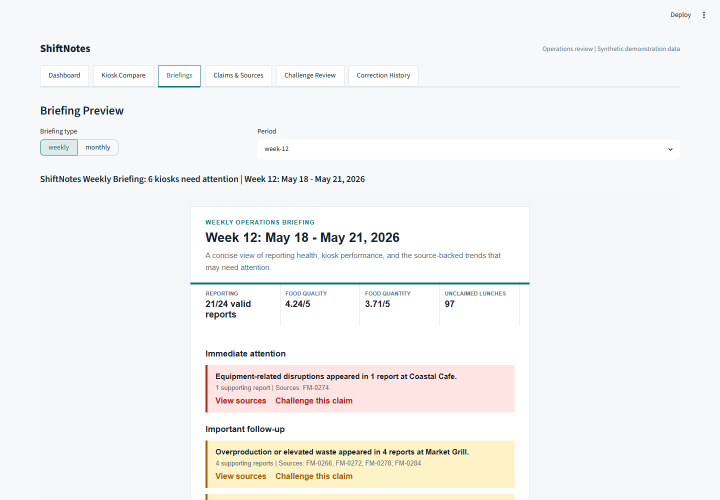
#> input picture docs/demo/briefing.png, 1440 x 1000 px (shown at 1/2 size); its folder holds 5 pictures in this run
$ python make_demo_gif.py
#> lines starting #> are read from the running program, lines starting #| are printed output that depends on the picture
"""Create a small animated overview from real captured UI stages."""

from pathlib import Path

from PIL import Image


ROOT = Path(__file__).resolve().parents[1]
MEDIA = ROOT / "docs" / "demo"
STAGES = ("briefing", "dashboard", "trends", "comparison", "sources", "correction")


def main():
    frames = []
    for stage in STAGES:
        with Image.open(MEDIA / f"{stage}.png") as source:
#> source is the input picture: PIL image 1440x1000 RGB; mean R, G, B 243.9, 244.1, 242.8
            width = 1080
            frame = source.convert("RGB").resize(
                (width, round(source.height * width / source.width)),
                Image.Resampling.LANCZOS,
            )
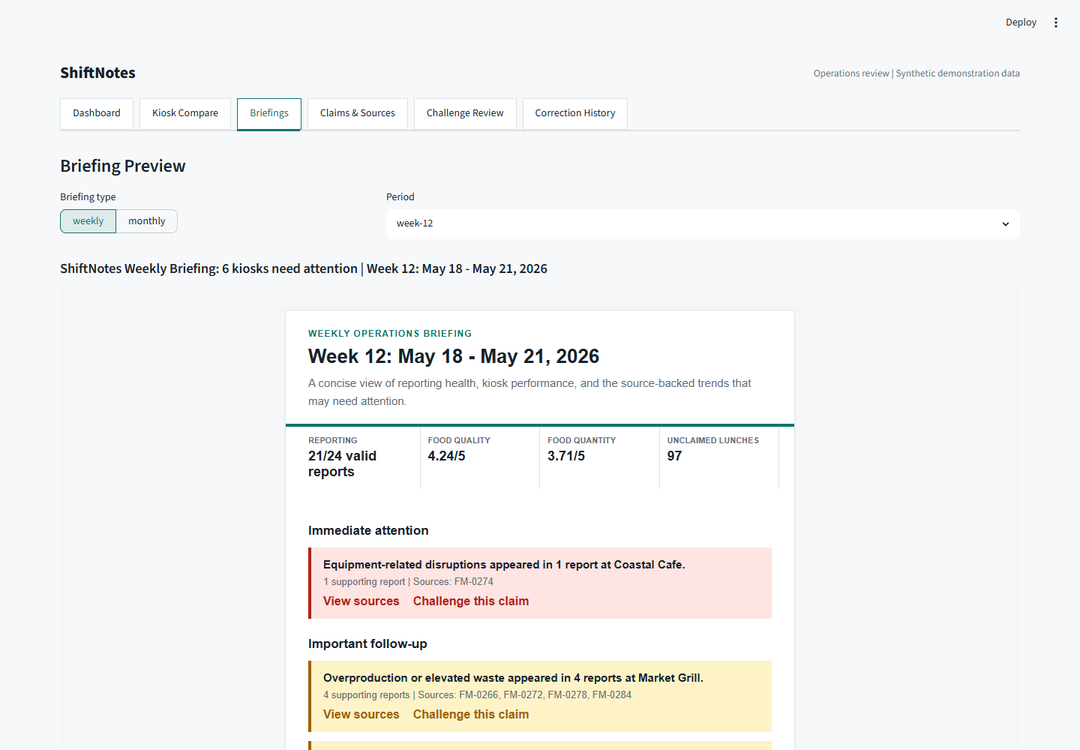
#> frame: PIL image 1080x750 RGB; mean R, G, B 243.7, 244, 242.7
            frames.append(frame.quantize(colors=128))
#> pass 2 of the loop in main, `for stage in STAGES:`:
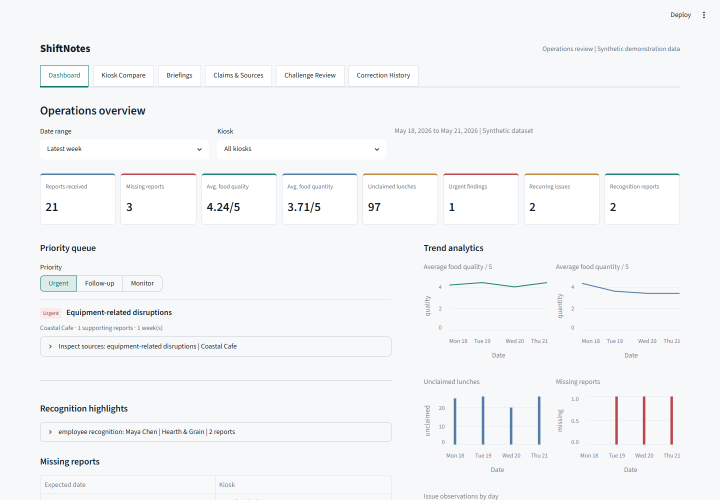
#> input picture docs/demo/dashboard.png, 1440 x 1000 px (shown at 1/2 size)
#> in main, source is the input picture: PIL image 1440x1000 RGB; mean R, G, B 243.5, 245.4, 246.5
#> in main, `frame = source.convert("RGB").resize( (width, round(source.height * wi..`:
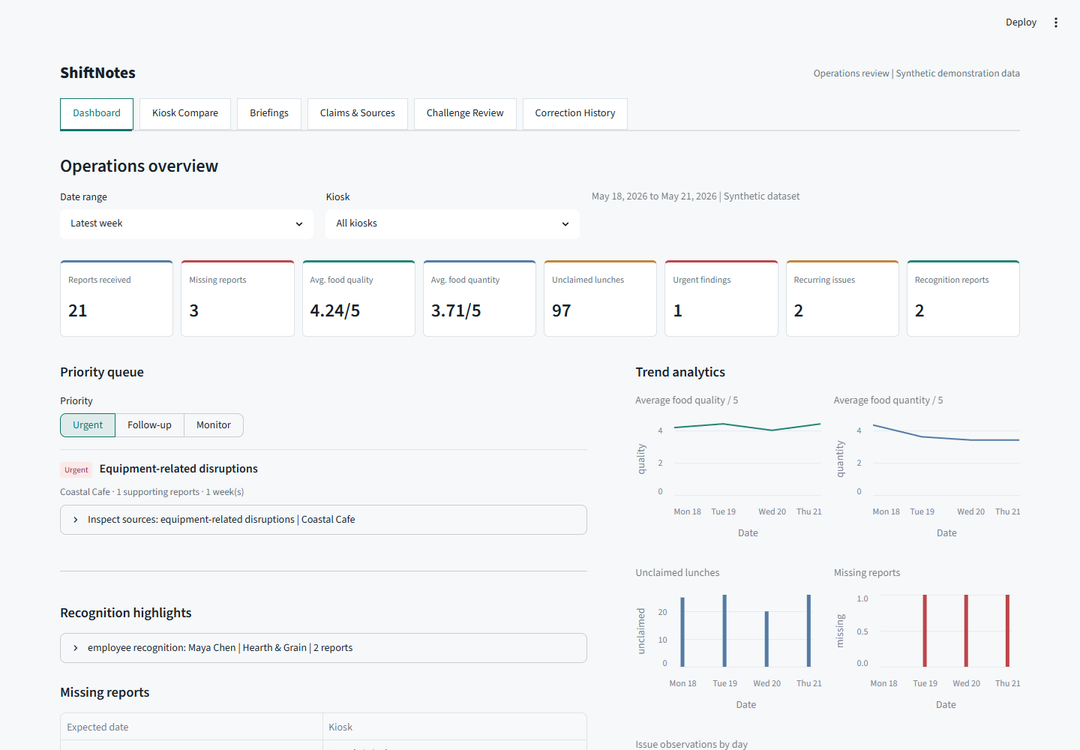
#> frame: PIL image 1080x750 RGB; mean R, G, B 243.4, 245.3, 246.4
    frames[0].save(
        MEDIA / "overview.gif",
        save_all=True,
        append_images=frames[1:],
        duration=[2600] * len(frames),
        loop=0,
        optimize=True,
        disposal=2,
    )
    print(f"Created {MEDIA / 'overview.gif'} from {len(frames)} captured UI stages.")


if __name__ == "__main__":
#> (the run stopped early here; a loop or call above may not have finished)
